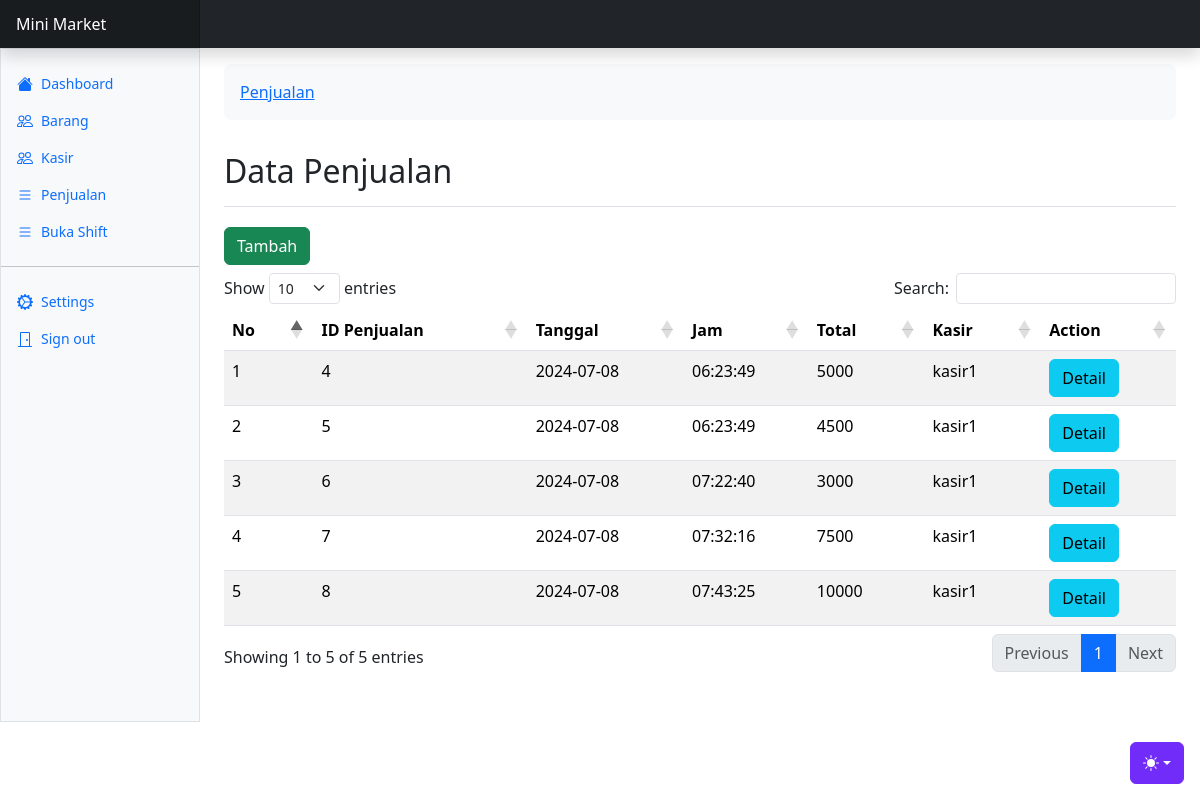
/penjualan/index.php (signed in), run on the app's committed database.
### tables this page shows
CREATE TABLE `penjualan` (
  `id_penjualan` int(11) NOT NULL,
  `waktu_transaksi` timestamp NOT NULL DEFAULT current_timestamp(),
  `total` bigint(10) DEFAULT NULL,
  `id_shift` int(11) DEFAULT NULL
);

CREATE TABLE `kasir` (
  `id_kasir` int(11) NOT NULL,
  `nama_kasir` varchar(30) DEFAULT NULL,
  `alamat` varchar(100) DEFAULT NULL,
  `no_tlp` bigint(20) DEFAULT NULL,
  `no_ktp` bigint(20) DEFAULT NULL,
  `username` varchar(100) DEFAULT NULL,
  `password` varchar(255) DEFAULT NULL
);

### penjualan/index.php (the view, shortened to what this page needs)
<?php
$database = new Database();
$db = $database->getConnection();
$query = "SELECT
            penjualan.id_penjualan,
            penjualan.waktu_transaksi,
            penjualan.total,
            kasir.nama_kasir
        FROM
            penjualan
        JOIN
            shift ON penjualan.id_shift = shift.id_shift
        JOIN
            kasir ON shift.id_kasir = kasir.id_kasir
        ORDER BY
            penjualan.id_penjualan";
$result = $db->query($query);
require_once '../tamplate/header.php';
?>
<?php require_once '../tamplate/sidebar.php'; ?>
<main class="col-md-9 ms-sm-auto col-lg-10 px-md-4 mt-3">
    <nav aria-label="breadcrumb">
        <ol class="breadcrumb p-3 bg-body-tertiary rounded-3">
            <li class="breadcrumb-item active"><a href="<?php echo BASE_URL; ?>penjualan">Penjualan</a></li>
        </ol>
    </nav>
    <div class="d-flex justify-content-between flex-wrap flex-md-nowrap align-items-center pt-3 pb-2 mb-3 border-bottom">
        <h1 class="h2">Data Penjualan</h1>
    </div>
    <h2><a href="create.php" class="btn btn-success">Tambah</a></h2>
    <div class="table-responsive">
        <table id="siswaTable" class="table table-striped dt-responsive nowrap" style="width:100%">
            <thead>
                <tr>
                    <th scope="col">No</th>
                    <th scope="col">ID Penjualan</th>
                    <th scope="col">Tanggal</th>
                    <th scope="col">Jam</th>
                    <th scope="col">Total</th>
                    <th scope="col">Kasir</th>
                    <th scope="col">Action</th>
                </tr>
            </thead>
            <tbody>
            <?php $i = 1; if ($result->num_rows > 0): ?>
                <?php while ($row = $result->fetch_assoc()): ?>
                    <?php
                    $timestamp = strtotime($row['waktu_transaksi']);
                    $formatted_time = date('H:i:s', $timestamp);
                    ?>
                    <tr>
                        <td><?= $i++; ?></td>
                        <td><?= $row['id_penjualan']; ?></td>
                        <td><?= date('Y-m-d', $timestamp); ?></td>
                        <td><?= $formatted_time; ?></td>
                        <td><?= $row['total']; ?></td>
                        <td><?= $row['nama_kasir']; ?></td>
                        <td class="action-buttons">
                            <a href="detail.php?id_penjualan=<?= $row['id_penjualan']; ?>" class="btn btn-info">Detail</a>
                        </td>
                    </tr>
                <?php endwhile; ?>
            <?php else: ?>
                <tr>
                    <td colspan="7"><center>Tidak ada data barang.</center></td>
                </tr>
            <?php endif; ?>
            </tbody>
        </table>
        <br><br>
    </div>
</main>
</div>
</div>
<?php
require_once '../tamplate/footer.php';
?>

### data on the page
penjualan: id_penjualan "4", waktu_transaksi "2024-07-08", waktu_transaksi "06:23:49", total "5000", kasir.nama_kasir "kasir1"
penjualan: id_penjualan "5", waktu_transaksi "2024-07-08", waktu_transaksi "06:23:49", total "4500", kasir.nama_kasir "kasir1"
penjualan: id_penjualan "6", waktu_transaksi "2024-07-08", waktu_transaksi "07:22:40", total "3000", kasir.nama_kasir "kasir1"
penjualan: id_penjualan "7", waktu_transaksi "2024-07-08", waktu_transaksi "07:32:16", total "7500", kasir.nama_kasir "kasir1"
penjualan: id_penjualan "8", waktu_transaksi "2024-07-08", waktu_transaksi "07:43:25", total "10000", kasir.nama_kasir "kasir1"
